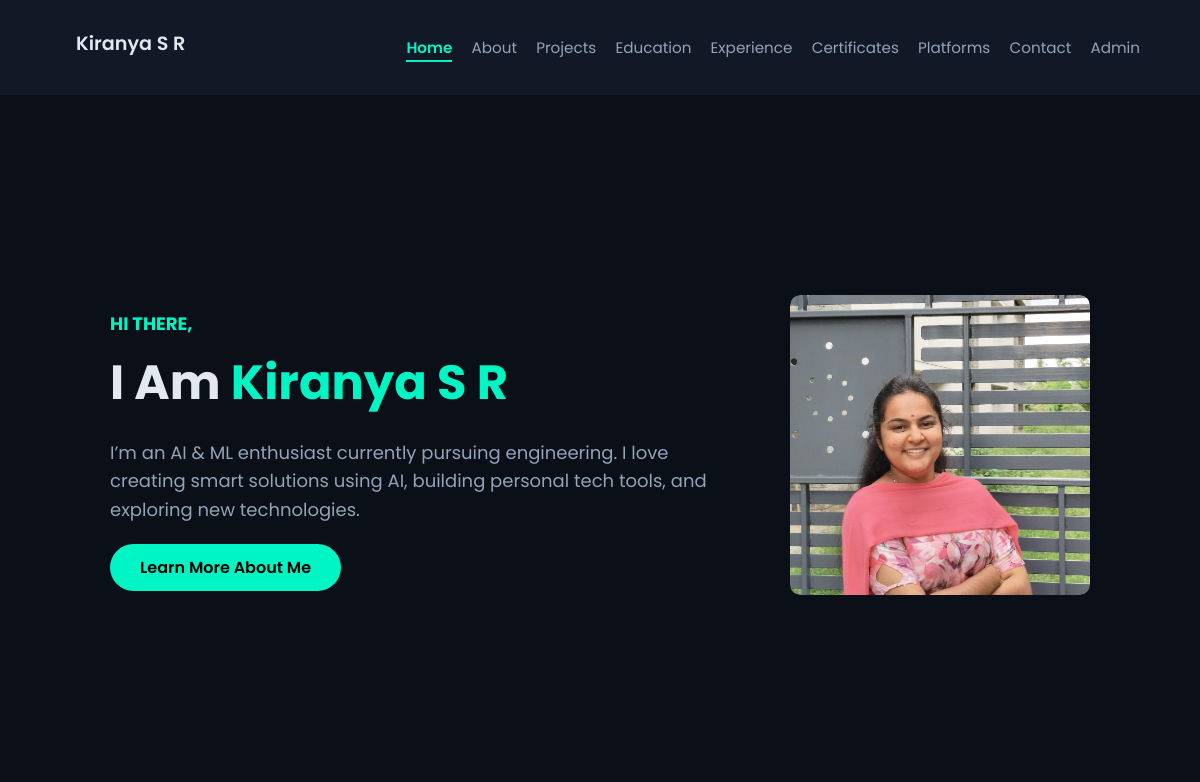
Before: / with the older database file.
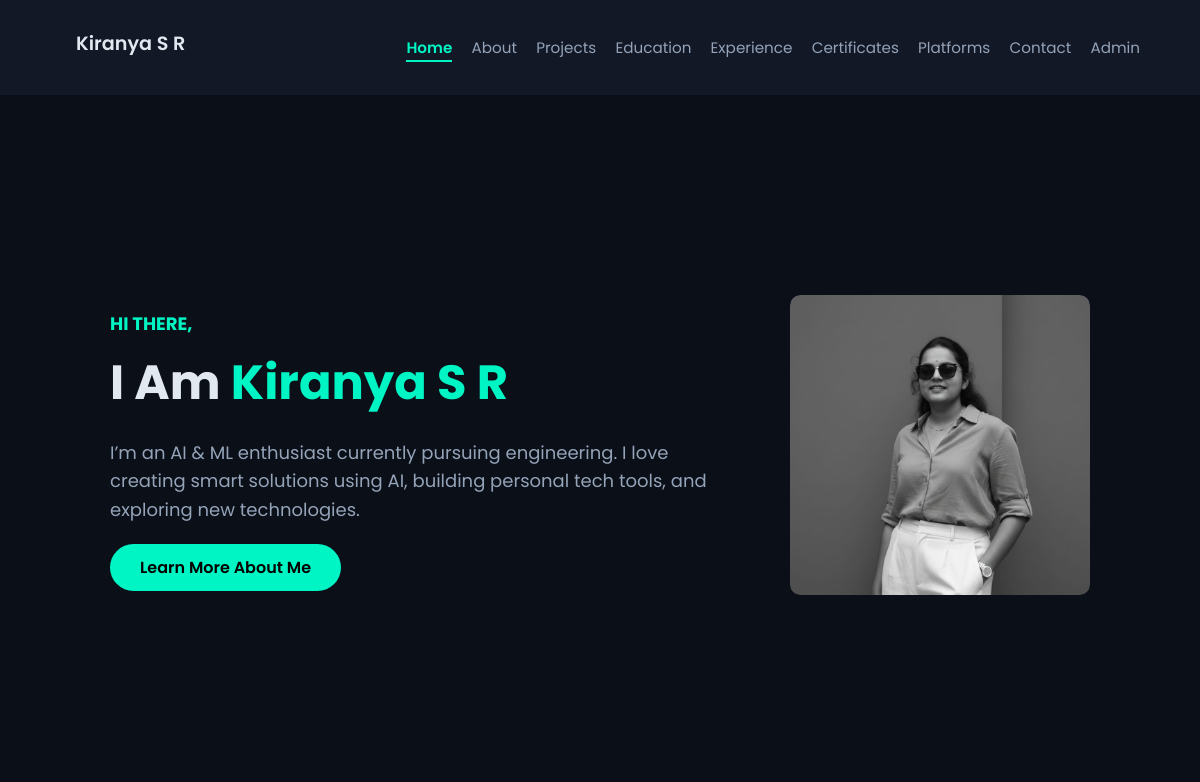
After: the same page with the newer database file.
### tables this page shows
CREATE TABLE home_content (
    id INTEGER PRIMARY KEY,
    greeting TEXT,
    heading_prefix TEXT,
    heading_name TEXT,
    paragraph TEXT,
    hero_image TEXT
);

### app.py (the view)
@app.route('/')
def home():
    conn = get_db_connection()
    c = conn.cursor()
    c.execute('SELECT * FROM home_content WHERE id = 1')
    home_data = c.fetchone()
    conn.close()
    home_content = {
        'greeting': home_data[1], 'heading_prefix': home_data[2], 'heading_name': home_data[3],
        'paragraph': home_data[4], 'hero_image': home_data[5]
    } if home_data else {}
    return render_template('home.html', home=home_content)

### app.py (called while the page is built)
def get_db_connection():
    return sqlite3.connect(DATABASE_PATH)

### templates/home.html (shortened to what this page needs)
{% extends "layout.html" %}
{% block content %}
<section class="hero-section">
  <div class="hero-container">
    <div class="hero-left">
      <h4>{{ home.greeting }}</h4>
      <h1>{{ home.heading_prefix }} <span>{{ home.heading_name }}</span></h1>
      <p>{{ home.paragraph }}</p>
      <a href="{{ url_for('about') }}" class="btn">Learn More About Me</a>
    </div>
    <div class="hero-right">
      {% if home.hero_image %}
        <img src="{{ url_for('static', filename='images/' + home.hero_image) }}" alt="Profile Image">
      {% endif %}
    </div>
  </div>
</section>
{% endblock %}

Changed rows visible on the page:
changed home_content "I Am": hero_image: a different picture
